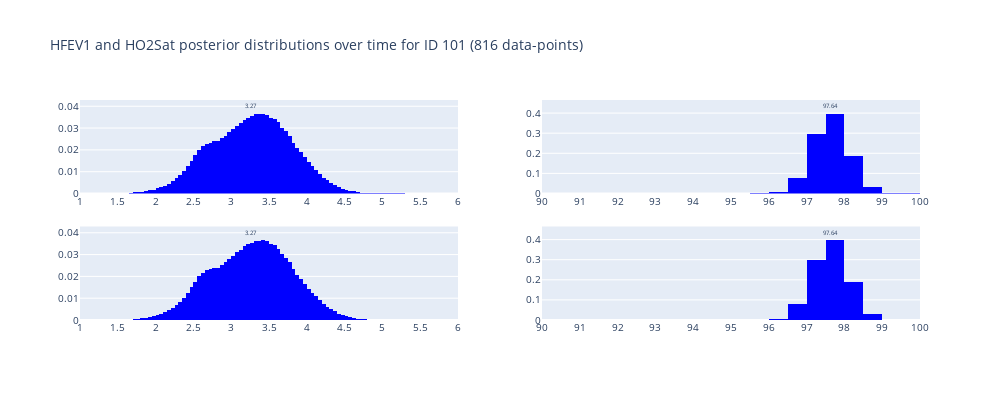

The cell this chart's notebook holds for it:
### Code cell
# Plot final resutls for an ID
from plotly.subplots import make_subplots
import plotly.graph_objects as go

fig = go.Figure()
fig = make_subplots(rows=n_epochs, cols=2)
for epoch in range(n_epochs):
    ih.plot_histogram(
        fig,
        HFEV1,
        df_res[HFEV1.name].iloc[epoch],
        HFEV1.a,
        HFEV1.b,
        epoch + 1,
        1,
        "blue",
        False,
    )
    ih.plot_histogram(
        fig,
        HO2Sat,
        df_res[HO2Sat.name].iloc[epoch],
        HO2Sat.a,
        HO2Sat.b,
        epoch + 1,
        2,
        "blue",
        False,
    )

fig.update_layout(
    title=f"HFEV1 and HO2Sat posterior distributions over time for ID 101 ({len(df_for_ID)} data-points)",
    width=1000,
    height=400,
    font=dict(size=10),
    showlegend=False,
)
fig.show()
